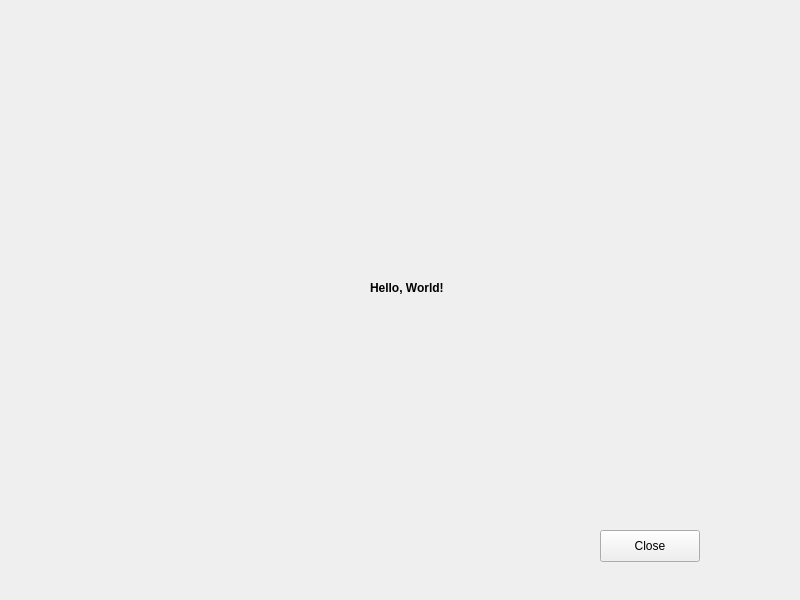
<?xml version="1.0" encoding="UTF-8"?>
<ui version="4.0">
 <class>Widget</class>
 <widget class="QWidget" name="Widget">
  <property name="geometry">
   <rect>
    <x>0</x>
    <y>0</y>
    <width>800</width>
    <height>600</height>
   </rect>
  </property>
  <property name="windowTitle">
   <string>Widget Demo</string>
  </property>
  <widget class="QLabel" name="LabelDemo">
   <property name="geometry">
    <rect>
     <x>370</x>
     <y>280</y>
     <width>81</width>
     <height>16</height>
    </rect>
   </property>
   <property name="font">
    <font>
     <bold>true</bold>
    </font>
   </property>
   <property name="text">
    <string>Hello, World!</string>
   </property>
  </widget>
  <widget class="QPushButton" name="ButtonClose">
   <property name="geometry">
    <rect>
     <x>600</x>
     <y>530</y>
     <width>100</width>
     <height>32</height>
    </rect>
   </property>
   <property name="text">
    <string>Close</string>
   </property>
  </widget>
 </widget>
 <resources/>
 <connections>
  <connection>
   <sender>ButtonClose</sender>
   <signal>clicked()</signal>
   <receiver>Widget</receiver>
   <slot>close()</slot>
   <hints>
    <hint type="sourcelabel">
     <x>649</x>
     <y>545</y>
    </hint>
    <hint type="destinationlabel">
     <x>399</x>
     <y>299</y>
    </hint>
   </hints>
  </connection>
 </connections>
</ui>
